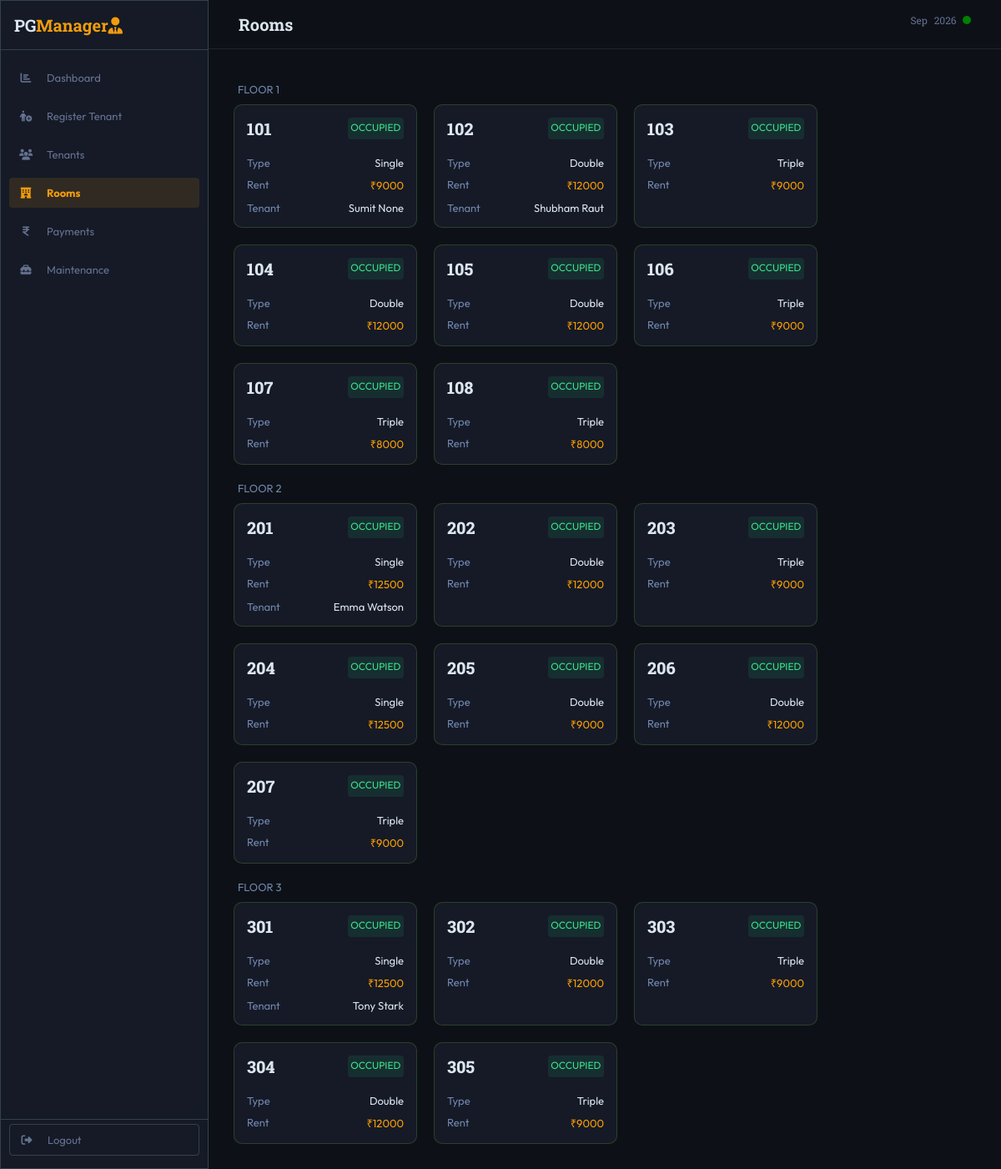
Page /room/ on the committed database.
### dashboard/models.py (models this page shows, shortened)
class Room(models.Model):
    FLOOR_CHOICES = (
        (1, "Floor 1"),
        (2, "Floor 2"),
        (3, "Floor 3"),
        (4, "Floor 4"),
        (5, "Floor 5"),
        (6, "Floor 6"),
        (7, "Floor 7"),
        (8, "Floor 8"),
    )
    SHARING_TYPE_CHOICES = (("single","Single"),("double","Double"),("triple","Triple"), ("quadruple","Quadruple"))
    ROOM_RENT_CHOICES = ((8000,"₹8000"), (9000,"₹9000"), (12000, "₹12000"), (12500,"₹12500"))
    number = models.CharField(max_length=10, null=False, blank=False, unique=True)
    sharing_type = models.CharField(max_length=10, choices=SHARING_TYPE_CHOICES)
    rent = models.PositiveIntegerField(choices=ROOM_RENT_CHOICES)
    floor = models.PositiveIntegerField( choices=FLOOR_CHOICES, null=False, blank=False)

class Tenant(models.Model):
    CHOICE_GENDER = (("","Select Gender"), ("male","Male"), ("female","Female"), ("others","Others"))
    CHOICE_RENT_STATUS = (("pending", "Pending"), ("overdue", "Overdue"), ("paid","Paid"))
    user = models.OneToOneField(User, on_delete=models.CASCADE, null=True, blank=True)
    firstname = models.CharField(max_length=100, null=False, blank=False)
    lastname = models.CharField(max_length=100, null=True, blank=True)
    phone_number = models.CharField(max_length=10, null=False, blank=False)
    email = models.EmailField(unique=True, null=True, blank=True)
    uid = models.CharField(unique=True, max_length=12, blank=False)
    gender = models.CharField(max_length=10, choices=CHOICE_GENDER)
    status = models.CharField(max_length=100, null=False, blank=False, default="active")
    emg_contact_name = models.CharField(max_length=100, null=False, blank=False)
    emg_contact = models.CharField(max_length=10, null=True, blank=True)
    address = models.ForeignKey(Address, on_delete=models.PROTECT, null=False, blank=False)
    room = models.ForeignKey(Room,on_delete=models.PROTECT, null=False, blank=False)
    move_in_date = models.DateField(null=False, blank=False)
    rent_status = models.CharField(null=False, blank=False, default="pending", choices=CHOICE_RENT_STATUS)
    security_deposit = models.DecimalField(max_digits=10, decimal_places=2)
    adv_rent = models.DecimalField(max_digits=10, decimal_places=2)
    notes = models.TextField(max_length=1000, blank=True)
    slug = models.SlugField(unique=True, default=uuid.uuid4, editable=False)

### dashboard/views.py (the view)
# urls.py: path("room/", views.room, name="room"),
def room(request):
    rooms = Room.objects.all().order_by("floor", "number")
    grouped_rooms = ((floor, list(room)) for floor, room in groupby(rooms, key = lambda room: room.floor))
    return render(request, "dashboard/room.html", {
        "grouped_rooms": grouped_rooms,
    })

### dashboard/templates/dashboard/room.html (shortened to what this page needs)
{% extends "base.html" %}
{% load static %}
{% block css_file %}
    <link rel="stylesheet" href="{% static "dashboard/room.css" %}">
{% endblock css_file %}
{% block content %}
<main>
    <header class="page-header">
        <div class="header-title header-box">
            <h2>Rooms</h2>
        </div>
        <div class="header-date header-box">
            <span>{% now "M Y" %}</span>
            <span class="status-dot"></span>
        </div>
    </header>
    <div class="room-container">
        {% for floor, rooms in grouped_rooms %}
            <div class=floor>FLOOR {{ floor }}</div>
            <div class="room">
                {% for r_info in rooms %}
                    {% include "dashboard/includes/add-rooms.html" %}
                {% endfor %}
            </div>
        {% endfor %}
    </div>
</main>
{% endblock content %}

### dashboard/templates/dashboard/includes/add-rooms.html
<div class="room-card">
    <div class="room-no-status card-details">
        <span class="room-no">{{ r_info.number }}</span>
        <span class="status">Occupied</span>
    </div>
    <div class="type card-details">
        <span class="room-type-txt">Type</span>
        <span class="rent-type">{{ r_info.sharing_type | title }}</span>
    </div>
    <div class="rent card-details">
        <span class="room-rent-txt">Rent</span>
        <span class="room-rent">₹{{ r_info.rent }}</span>
    </div>
    {% with greater_count=r_info.tenant_set.all.count %}
        {% for t_info in r_info.tenant_set.all %}
            <div class="tenant-name card-details">
                <span class="name-txt">Tenant {% if greater_count > 1 %} {{ forloop.counter }} {% endif %}</span>
                <span class="name">{{ t_info.firstname }} {{ t_info.lastname }}</span>
            </div>
        {% endfor %}
    {% endwith %}
</div>

### static/base.css (style rules this page uses)
* { box-sizing: border-box; margin: 0; padding: 0; }
html { font-family: "Outfit", sans-serif; font-size: 62.5%; }

### dashboard/static/dashboard/room.css (style rules this page uses)
.page-header { font-family: "Roboto Slab", serif; color: #dbe5ed; display: flex; margin-bottom: 1rem; justify-content: space-between; border-bottom: 0.5px solid #4e53544f; }
.header-title h2 { padding: 1.6rem; font-weight: 700; font-size: 2.0rem; margin-left: 2rem; }
.header-date { padding: 1.6rem; align-items: center; margin-right: 2rem; }
.header-date span { display: inline-block; color: #657190; font-size: 1.2rem; word-spacing: 0.5rem; }
.header-date .status-dot { width: 1rem; height: 1rem; background: green; border-radius: 100%; margin-left: 0.5rem; }
body { color: #dbe5ed; }
.room-container { padding: 1rem 3rem 3rem 3rem; font-size: 1.3rem; }
.room-container .floor { margin: 2rem 0rem 1rem 0.5rem; color: #7185ad; }
.room { display: grid; grid-template-columns: repeat(auto-fit, 22rem); column-gap: 2rem; row-gap: 2rem; }
.room-card { border: 1.2px solid #2f402afb; padding: 1rem; border-radius: 1rem; background: #151a26; }
.room .room-card .card-details { display: flex; justify-content: space-between; padding: 0.5rem; }
.room .room-card .card-details .room-no { font-weight: 800; font-size: 2rem; font-family: "Roboto Slab", serif; }
.room .room-card .card-details .status { display: inline-block; padding: 0.3em; border-radius: 4px; font-size: 1.2rem; font-weight: 400; color: #38e58c; background: rgba(34, 197, 121, 0.119); text-transform: uppercase; }
.room .room-card .room-no-status { margin-bottom: 1rem; }
.room .room-card .room-type-txt, .room .room-card .room-rent-txt, .room .room-card .name-txt { color: #7185ad; }
.room .room-card .room-rent { color: #ff9f00; }

### rows in the picture
Room: floor "1", number "101", sharing_type "Single", rent "9000"
Tenant: firstname "Sumit", lastname "None"
Room: number "102", sharing_type "Double", rent "12000"
Tenant: firstname "Shubham", lastname "Raut"
Room: number "103", sharing_type "Triple", rent "9000"
Room: number "104", sharing_type "Double", rent "12000"
Room: number "105", sharing_type "Double", rent "12000"
Room: number "106", sharing_type "Triple", rent "9000"
Room: number "107", sharing_type "Triple", rent "8000"
Room: number "108", sharing_type "Triple", rent "8000"
Room: floor "2", number "201", sharing_type "Single", rent "12500"
Tenant: firstname "Emma", lastname "Watson"
Room: number "202", sharing_type "Double", rent "12000"
Room: number "203", sharing_type "Triple", rent "9000"
Room: number "204", sharing_type "Single", rent "12500"
Room: number "205", sharing_type "Double", rent "9000"
Room: number "206", sharing_type "Double", rent "12000"
Room: number "207", sharing_type "Triple", rent "9000"
Room: floor "3", number "301", sharing_type "Single", rent "12500"
Tenant: firstname "Tony", lastname "Stark"
Room: number "302", sharing_type "Double", rent "12000"
Room: number "303", sharing_type "Triple", rent "9000"
Room: number "304", sharing_type "Double", rent "12000"
Room: number "305", sharing_type "Triple", rent "9000"
